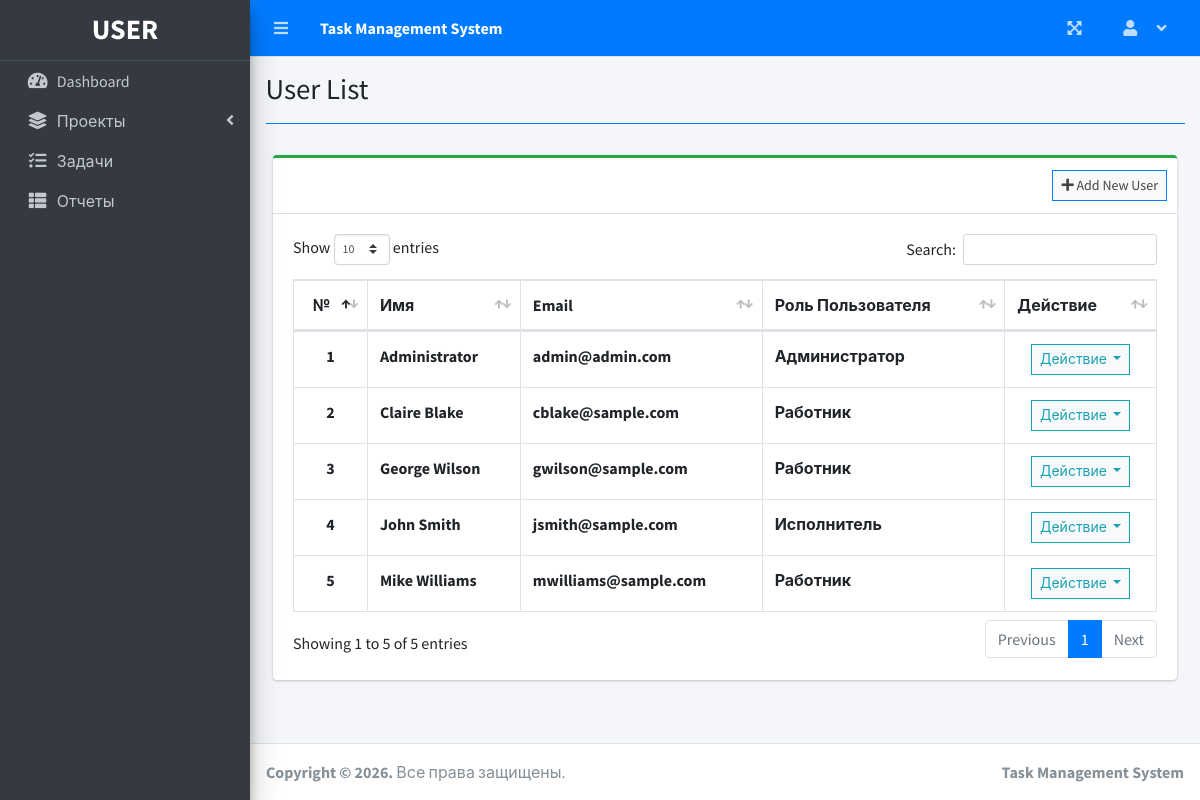
The page /index.php?page=user_list (signed in) on the database its author committed.
### tables this page shows
CREATE TABLE `users` (
  `id` int(30) NOT NULL,
  `firstname` varchar(200) NOT NULL,
  `lastname` varchar(200) NOT NULL,
  `email` varchar(200) NOT NULL,
  `password` text NOT NULL,
  `type` tinyint(1) NOT NULL DEFAULT 2 COMMENT '1 = admin, 2 = staff',
  `avatar` text NOT NULL DEFAULT 'no-image-available.png',
  `date_created` datetime NOT NULL DEFAULT current_timestamp()
);

### user_list.php (the view, shortened to what this page needs)
<?php include'db_connect.php' ?>
<div class="col-lg-12">
	<div class="card card-outline card-success">
		<div class="card-header">
			<div class="card-tools">
				<a class="btn btn-block btn-sm btn-default btn-flat border-primary" href="./index.php?page=new_user"><i class="fa fa-plus"></i> Add New User</a>
			</div>
		</div>
		<div class="card-body">
			<table class="table tabe-hover table-bordered" id="list">
				<thead>
					<tr>
						<th class="text-center">№</th>
						<th>Имя</th>
						<th>Email</th>
						<th>Роль Пользователя</th>
						<th>Действие</th>
					</tr>
				</thead>
				<tbody>
					<?php
					$i = 1;
					$type = array('',"Администратор","Исполнитель","Работник");
					$qry = $conn->query("SELECT *,concat(firstname,' ',lastname) as name FROM users order by concat(firstname,' ',lastname) asc");
					while($row= $qry->fetch_assoc()):
					?>
					<tr>
						<th class="text-center"><?php echo $i++ ?></th>
						<td><b><?php echo ucwords($row['name']) ?></b></td>
						<td><b><?php echo $row['email'] ?></b></td>
						<td><b><?php echo $type[$row['type']] ?></b></td>
						<td class="text-center">
							<button type="button" class="btn btn-default btn-sm btn-flat border-info wave-effect text-info dropdown-toggle" data-toggle="dropdown" aria-expanded="true">
		                      Действие
		                    </button>
						</td>
					</tr>
				<?php endwhile; ?>
				</tbody>
			</table>
		</div>
	</div>
</div>

### index.php (shortened to what this page needs)
<!DOCTYPE html>
<html lang="en">
<?php
	include 'header.php'
?>
<body class="hold-transition sidebar-mini layout-fixed layout-navbar-fixed layout-footer-fixed">
<div class="wrapper">
  <?php include 'topbar.php' ?>
  <?php include 'sidebar.php' ?>
  <div class="content-wrapper">
    <div class="content-header">
      <div class="container-fluid">
        <div class="row mb-2">
          <div class="col-sm-6">
            <h1 class="m-0"><?php echo $title ?></h1>
          </div>
        </div>
            <hr class="border-primary">
      </div>
    </div>
    <section class="content">
      <div class="container-fluid">
         <?php
            $page = isset($_GET['page']) ? $_GET['page'] : 'home';
            if(!file_exists($page.".php")){
                include '404.html';
            }else{
            include $page.'.php';
            }
          ?>
      </div>
    </section>
  </div>
  <footer class="main-footer">
    <strong>Copyright &copy; 2026.</strong>
    Все права защищены.
    <div class="float-right d-none d-sm-inline-block">
      <b><?php echo $_SESSION['system']['name'] ?></b>
    </div>
  </footer>
</div>
</body>
</html>

### header.php (shortened to what this page needs)
<head>
  <?php
  $title = isset($_GET['page']) ? ucwords(str_replace("_", ' ', $_GET['page'])) : "";
  ?>
  <link rel="stylesheet" href="assets/plugins/fontawesome-free/css/all.min.css">
  <link rel="stylesheet" href="assets/plugins/overlayScrollbars/css/OverlayScrollbars.min.css">
  <link rel="stylesheet" href="assets/plugins/datatables-bs4/css/dataTables.bootstrap4.min.css">
  <link rel="stylesheet" href="assets/plugins/datatables-responsive/css/responsive.bootstrap4.min.css">
  <link rel="stylesheet" href="assets/plugins/datatables-buttons/css/buttons.bootstrap4.min.css">
  <link rel="stylesheet" href="assets/plugins/select2/css/select2.min.css">
  <link rel="stylesheet" href="assets/plugins/select2-bootstrap4-theme/select2-bootstrap4.min.css">
  <link rel="stylesheet" href="assets/plugins/sweetalert2-theme-bootstrap-4/bootstrap-4.min.css">
  <link rel="stylesheet" href="assets/plugins/toastr/toastr.min.css">
  <link rel="stylesheet" href="assets/plugins/dropzone/min/dropzone.min.css">
  <link rel="stylesheet" href="assets/dist/css/jquery.datetimepicker.min.css">
  <link rel="stylesheet" href="assets/plugins/icheck-bootstrap/icheck-bootstrap.min.css">
  <link rel="stylesheet" href="assets/plugins/bootstrap4-toggle/css/bootstrap4-toggle.min.css">
  <link rel="stylesheet" href="assets/dist/css/adminlte.min.css">
  <link rel="stylesheet" href="assets/dist/css/styles.css">
  <link rel="stylesheet" href="assets/plugins/summernote/summernote-bs4.min.css">
</head>

### topbar.php (shortened to what this page needs)
<nav class="main-header navbar navbar-expand navbar-primary navbar-dark ">
  <ul class="navbar-nav">
    <?php if(isset($_SESSION['login_id'])): ?>
    <li class="nav-item">
      <a class="nav-link" data-widget="pushmenu" href="" role="button"><i class="fas fa-bars"></i></a>
    </li>
  <?php endif; ?>
    <li>
      <a class="nav-link text-white"  href="./" role="button"> <large><b><?php echo $_SESSION['system']['name'] ?></b></large></a>
    </li>
  </ul>
  <ul class="navbar-nav ml-auto">
    <li class="nav-item">
      <a class="nav-link" data-widget="fullscreen" href="#" role="button">
        <i class="fas fa-expand-arrows-alt"></i>
      </a>
    </li>
   <li class="nav-item dropdown">
          <a class="nav-link"  data-toggle="dropdown" aria-expanded="true" href="javascript:void(0)">
            <span>
              <div class="d-felx badge-pill">
                <span class="fa fa-user mr-2"></span>
                <span class="fa fa-angle-down ml-2"></span>
              </div>
            </span>
          </a>
    </li>
  </ul>
</nav>

### sidebar.php (shortened to what this page needs)
<aside class="main-sidebar sidebar-dark-primary elevation-4">
  <div class="dropdown">
 	<a href="./" class="brand-link">
      <?php if($_SESSION['login_type'] == 1): ?>
      <h3 class="text-center p-0 m-0"><b>ADMIN</b></h3>
      <?php else: ?>
      <h3 class="text-center p-0 m-0"><b>USER</b></h3>
      <?php endif; ?>
  </a>
  </div>
  <div class="sidebar pb-4 mb-4">
    <nav class="mt-2">
      <ul class="nav nav-pills nav-sidebar flex-column nav-flat" data-widget="treeview" role="menu" data-accordion="false">
        <li class="nav-item dropdown">
          <a href="./" class="nav-link nav-home">
            <i class="nav-icon fas fa-tachometer-alt"></i>
            <p>
              Dashboard
            </p>
          </a>
        </li>
        <li class="nav-item">
          <a href="#" class="nav-link nav-edit_project nav-view_project">
            <i class="nav-icon fas fa-layer-group"></i>
            <p>
              Проекты
              <i class="right fas fa-angle-left"></i>
            </p>
          </a>
        </li>
        <li class="nav-item">
              <a href="./index.php?page=task_list" class="nav-link nav-task_list">
                <i class="fas fa-tasks nav-icon"></i>
                <p>Задачи</p>
              </a>
        </li>
        <?php if($_SESSION['login_type'] != 3): ?>
         <li class="nav-item">
              <a href="./index.php?page=reports" class="nav-link nav-reports">
                <i class="fas fa-th-list nav-icon"></i>
                <p>Отчеты</p>
              </a>
        </li>
        <?php endif; ?>
      </ul>
    </nav>
  </div>
</aside>

### rows shown on the page
users: name "Administrator", email "admin@admin.com", type "Администратор"
users: name "Claire Blake", email "cblake@sample.com", type "Работник"
users: name "George Wilson", email "gwilson@sample.com", type "Работник"
users: name "John Smith", email "jsmith@sample.com", type "Исполнитель"
users: name "Mike Williams", email "mwilliams@sample.com", type "Работник"

### other values the page prints
$_SESSION['system']['name'] "Task Management System"
$title "User List"
